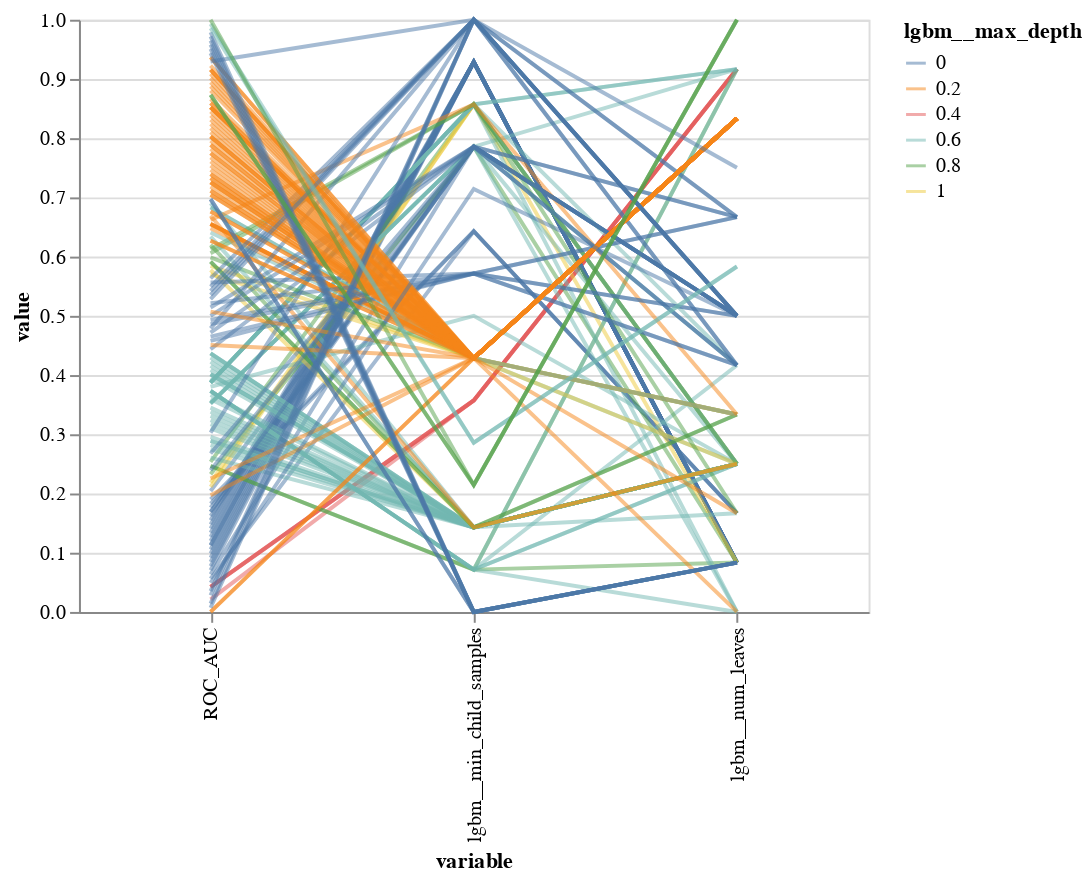

Source (notebook cell):
### Code cell
import numpy as np

def parallel_coordinates(df, metric_column, parameter_columns):
    df = df[parameter_columns+[metric_column]]
    print(df.head())
    df2 = df.copy()
    labs = {}
    for col, dfcol in df.items():
        if dfcol.dtype == np.object:
            dfcol = dfcol.astype('category')
        if isinstance(dfcol.dtype, pd.core.dtypes.dtypes.CategoricalDtype):
            y = dfcol.cat.codes
            xlabs = dfcol.cat.categories.values
            xnorm = np.linspace(0,1,len(dfcol.cat.categories))
        else:
            y = dfcol
            nticks = 11
            if dfcol.dtype == np.int64:
                ndec = 0
                nticks = min(nticks, len(dfcol.unique()))
            else:
                ndec = 1
            if nticks < 11:
                xorig = list(sorted(dfcol.unique()))
                xnorm = [(x - y.min())/(y.max() - y.min()) for x in xorig] 
            else:
                xnorm = np.linspace(0,1,nticks)
                xorig = [(x*(y.max() - y.min())+y.min()) for x in xnorm] 
            xlabs = [f'{x:.{ndec}f}' for x in xorig]
        labs[col] = pd.Series(xlabs, index=xnorm)
        df2[col] = (y - y.min())/(y.max() - y.min())


    vcolor = 'lgbm__max_depth'
    color_spec = '' if df[vcolor].dtype in [np.float64,np.int64] else ':N'
    df2melt = df2.reset_index().melt(['index',vcolor])
    dfvcolor = df2melt[df2melt.variable==df2.columns[0]].copy()
    dfvcolor['value'] = dfvcolor[vcolor]
    dfvcolor['variable'] = vcolor
    df2melt = pd.concat([df2melt,dfvcolor], ignore_index=True)

    pcplot = alt.Chart(df2melt).mark_line().encode(
        x='variable:N',
        y='value:Q',
        detail='index',
        color=vcolor+color_spec,
        opacity=alt.value(0.5)
    )
    for v in list(sorted(df2melt['variable'].unique())):
        dflab = labs[v].reset_index()
        if dflab.shape[0]>11:
            continue
        dflab.columns = ['value','lab']
        dflab['variable'] = v
        pcplot += alt.Chart(dflab).mark_text(
            align='center',
            baseline='middle',
        ).encode(
            x='variable',
            y='value',
            text='lab'
        )
    return pcplot
                        
parallel_coordinates(hyper_df, metric_column=METRIC_COLUMN, parameter_columns=PARAMETER_COLUMNS)

### Figure 1 — Vega-Lite specification as saved in the notebook (floating-point values rounded to 4 significant figures; data arrays with more than 128 entries replaced by an {"elided": "..."} marker saying what was removed)
{"$schema": "https://vega.github.io/schema/vega-lite/v2.6.0.json", "config": {"view": {"height": 300, "width": 400}}, "data": {"name": "data-95659c5389aa304315a3f38e8a5e1770"}, "datasets": {"data-95659c5389aa304315a3f38e8a5e1770": {"elided": "579 records"}}, "encoding": {"color": {"field": "lgbm__max_depth", "type": "nominal"}, "detail": {"field": "index", "type": "quantitative"}, "opacity": {"value": 0.5}, "x": {"field": "variable", "type": "nominal"}, "y": {"field": "value", "type": "quantitative"}}, "mark": "line"}
